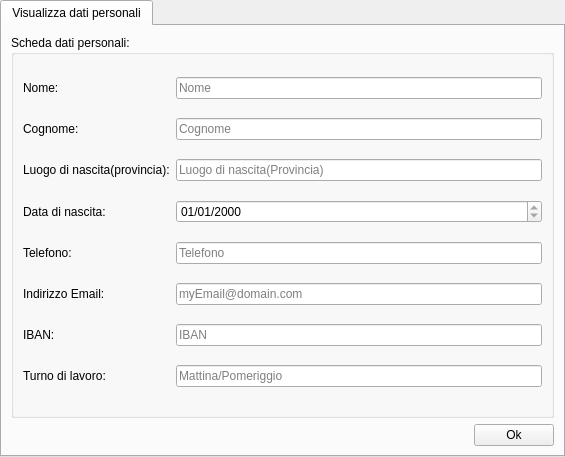
<?xml version="1.0" encoding="UTF-8"?>
<ui version="4.0">
 <class>tabVisualizzaDatiPersonali</class>
 <widget class="QTabWidget" name="tabVisualizzaDatiPersonali">
  <property name="geometry">
   <rect>
    <x>0</x>
    <y>0</y>
    <width>565</width>
    <height>457</height>
   </rect>
  </property>
  <property name="windowTitle">
   <string>Struttura Alberghiera</string>
  </property>
  <widget class="QWidget" name="VisualizzaDatiPersonaliReceptionist">
   <attribute name="title">
    <string>Visualizza dati personali</string>
   </attribute>
   <layout class="QGridLayout" name="gridLayout">
    <item row="1" column="1">
     <widget class="QPushButton" name="btnOk">
      <property name="text">
       <string>Ok</string>
      </property>
     </widget>
    </item>
    <item row="1" column="0">
     <spacer name="horizontalSpacer">
      <property name="orientation">
       <enum>Qt::Horizontal</enum>
      </property>
      <property name="sizeHint" stdset="0">
       <size>
        <width>40</width>
        <height>20</height>
       </size>
      </property>
     </spacer>
    </item>
    <item row="0" column="0" colspan="2">
     <widget class="QGroupBox" name="groupboxSchedaVisualizzazioneDatiPersonaliReceptionist">
      <property name="title">
       <string>Scheda dati personali:</string>
      </property>
      <layout class="QGridLayout" name="gridLayout_2">
       <item row="2" column="0">
        <widget class="QLabel" name="labelLuogoDiNascitaProvincia">
         <property name="text">
          <string>Luogo di nascita(provincia):</string>
         </property>
        </widget>
       </item>
       <item row="5" column="0">
        <widget class="QLabel" name="labelIndirizzoEmail">
         <property name="text">
          <string>Indirizzo Email:</string>
         </property>
        </widget>
       </item>
       <item row="0" column="0">
        <widget class="QLabel" name="labelNome">
         <property name="text">
          <string>Nome:</string>
         </property>
        </widget>
       </item>
       <item row="4" column="0">
        <widget class="QLabel" name="labelTelefono">
         <property name="text">
          <string>Telefono:</string>
         </property>
        </widget>
       </item>
       <item row="3" column="0">
        <widget class="QLabel" name="labelDataDiNascita">
         <property name="text">
          <string>Data di nascita:</string>
         </property>
        </widget>
       </item>
       <item row="6" column="2">
        <widget class="QLineEdit" name="lineeditIBAN">
         <property name="readOnly">
          <bool>true</bool>
         </property>
         <property name="placeholderText">
          <string>IBAN</string>
         </property>
        </widget>
       </item>
       <item row="1" column="0">
        <widget class="QLabel" name="labelCognome">
         <property name="text">
          <string>Cognome:</string>
         </property>
        </widget>
       </item>
       <item row="7" column="0">
        <widget class="QLabel" name="labelTurnoDiLavoro">
         <property name="text">
          <string>Turno di lavoro:</string>
         </property>
        </widget>
       </item>
       <item row="5" column="2">
        <widget class="QLineEdit" name="lineeditIndirizzoEmail">
         <property name="readOnly">
          <bool>true</bool>
         </property>
         <property name="placeholderText">
          <string>myEmail@domain.com</string>
         </property>
        </widget>
       </item>
       <item row="1" column="2">
        <widget class="QLineEdit" name="lineeditCognome">
         <property name="readOnly">
          <bool>true</bool>
         </property>
         <property name="placeholderText">
          <string>Cognome</string>
         </property>
        </widget>
       </item>
       <item row="6" column="0">
        <widget class="QLabel" name="labelIBAN">
         <property name="text">
          <string>IBAN:</string>
         </property>
        </widget>
       </item>
       <item row="0" column="2">
        <widget class="QLineEdit" name="lineeditNome">
         <property name="text">
          <string/>
         </property>
         <property name="readOnly">
          <bool>true</bool>
         </property>
         <property name="placeholderText">
          <string>Nome</string>
         </property>
        </widget>
       </item>
       <item row="4" column="2">
        <widget class="QLineEdit" name="lineeditTelefono">
         <property name="readOnly">
          <bool>true</bool>
         </property>
         <property name="placeholderText">
          <string>Telefono</string>
         </property>
        </widget>
       </item>
       <item row="2" column="2">
        <widget class="QLineEdit" name="lineeditLuogoDiNascitaProvincia">
         <property name="readOnly">
          <bool>true</bool>
         </property>
         <property name="placeholderText">
          <string>Luogo di nascita(Provincia)</string>
         </property>
        </widget>
       </item>
       <item row="7" column="2">
        <widget class="QLineEdit" name="lineeditTurnoDiLavoro">
         <property name="text">
          <string/>
         </property>
         <property name="readOnly">
          <bool>true</bool>
         </property>
         <property name="placeholderText">
          <string>Mattina/Pomeriggio</string>
         </property>
        </widget>
       </item>
       <item row="3" column="2">
        <widget class="QDateEdit" name="dateeditDataDiNascita">
         <property name="readOnly">
          <bool>true</bool>
         </property>
         <property name="displayFormat">
          <string>dd/MM/yyyy</string>
         </property>
        </widget>
       </item>
      </layout>
     </widget>
    </item>
   </layout>
  </widget>
 </widget>
 <resources/>
 <connections/>
</ui>
